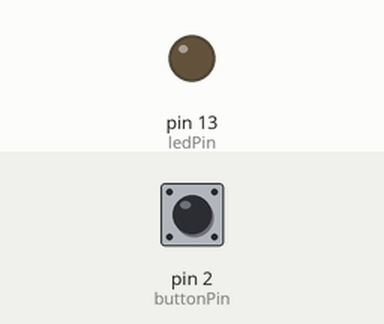
This sketch was run on a simulated Arduino Uno, built with avr-gcc and run on an emulated ATmega328P. Shown: output pins drawn as LEDs (lit = HIGH). Inputs (shaded band) come from the test bench; at power-on: pin 2 (buttonPin) LOW. What the sketch prints to the serial monitor is not drawn.

Above: at 1.2 s.
1.3 s: pin 2 (buttonPin) pulled HIGH for 0.15 s
At 1.4 s:
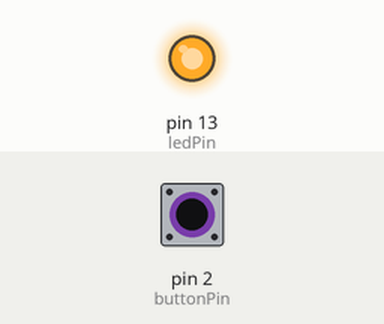
3.0 s: pin 2 (buttonPin) pulled HIGH for 1 s
At 4.6 s:
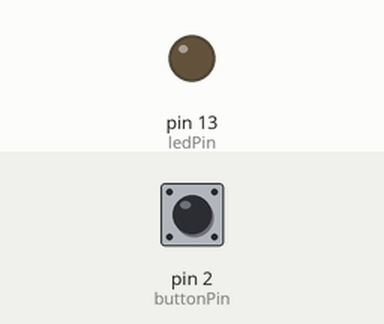
5.5 s: pin 2 (buttonPin) pulled HIGH for 3.2 s
At 6.9 s:
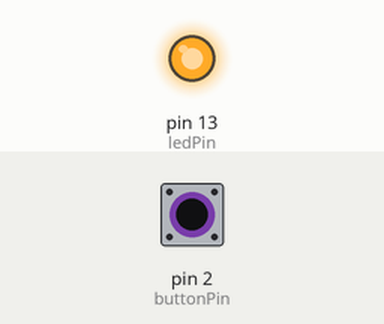
Timing chart, 0 to 10.2 s (numbered marks = the images above; inputs shaded):
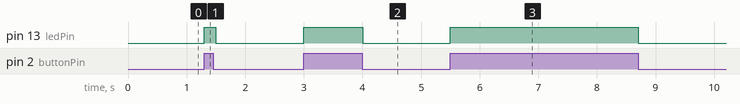

The sketch:

bluno.ino
```cpp
// constants won't change. They're used here to set pin numbers:
const int buttonPin = 2;     // the number of the pushbutton pin
const int ledPin =  13;      // the number of the LED pin

// variables will change:
int buttonState = 0;         // variable for reading the pushbutton status

void setup() {
  // initialize the LED pin as an output:
  pinMode(ledPin, OUTPUT);
  // initialize the pushbutton pin as an input:
  pinMode(buttonPin, INPUT);
  Serial.begin(9600);  //init the Serial
  //Serial.begin(115200);  // correct speed for standalone mode
}

void loop() {
  // read the state of the pushbutton value:
  buttonState = digitalRead(buttonPin);

  // check if the pushbutton is pressed. If it is, the buttonState is HIGH:
  if (buttonState == HIGH) {
    // turn LED on:
    digitalWrite(ledPin, HIGH);
    Serial.write("B");
    delay(100);
  } else {
    // turn LED off:
    digitalWrite(ledPin, LOW);
  }
}
```

Measured:
- after the input at 1.3 s, pin 13 (ledPin): LOW → HIGH at once, → LOW 0.20 s later
- after the input at 3.0 s, pin 13 (ledPin): LOW → HIGH at once, → LOW 1.0 s later
- after the input at 5.5 s, pin 13 (ledPin): LOW → HIGH at once, → LOW 3.2 s later
